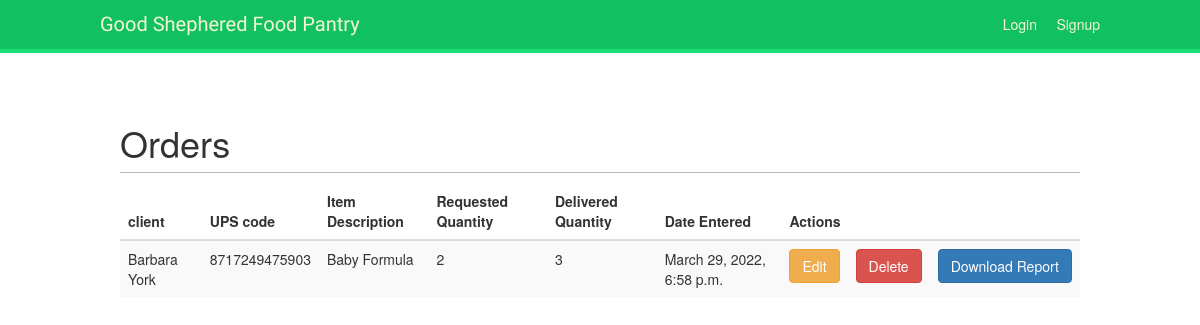
/account/order_list, run on the app's committed database.
### account/models.py (models this page shows, shortened)
class Order(models.Model):
    client = models.ForeignKey(Client, on_delete=models.CASCADE)
    UPScode = models.ForeignKey(Inventory, on_delete=models.CASCADE, related_name='inventory_UPScode')
    item_description = models.ForeignKey(Inventory, on_delete=models.CASCADE, related_name='inventory_item_description')
    request_quantity = models.IntegerField(blank=False, null=False)
    delivered_quantity = models.IntegerField(blank=False, null=False)
    date = models.ForeignKey(Visit, on_delete=models.CASCADE)
    created_date = models.DateTimeField(default=timezone.now)

class Client(models.Model):
    first_name = models.CharField(max_length=50, blank=False, null=False)
    last_name = models.CharField(max_length=50, blank=False, null=False)
    date_of_birth = models.DateField(blank=False, null=False)
    gender = models.CharField(max_length=20, blank=False, null=False)
    address = models.CharField(max_length=100, blank=False, null=False)
    city = models.CharField(max_length=50, blank=False, null=False)
    state = models.CharField(max_length=2, blank=False, null=False)
    zip = models.CharField(max_length=5, blank=False, null=False)
    email = models.EmailField()
    phone = models.CharField(max_length=10)
    referred_by = models.CharField(max_length=1000)
    reffered_to = models.CharField(max_length=1000)
    created_date = models.DateTimeField(default=timezone.now)

class Inventory(models.Model):
    UPScode = models.CharField(max_length=15)
    item_description = models.CharField(max_length=100)
    total_quantity = models.IntegerField(blank=False, null=False)
    created_date = models.DateTimeField(default=timezone.now)

class Visit(models.Model):
    visit_note = models.CharField(max_length=2000)
    client = models.ForeignKey(Client, on_delete=models.CASCADE)
    created_date = models.DateTimeField(default=timezone.now)

### account/views.py (the view)
# urls.py: path('order_list', views.order_list, name='order_list'),
def order_list(request):
    order = Order.objects.filter(created_date__lte=timezone.now())
    return render(request, 'crm/order_list.html', {'order': order})

### account/templates/crm/order_list.html (shortened to what this page needs)
{% extends "base.html" %}
{% block content %}
    <h1>Orders</h1>
    <table class="table table-striped">
        <thead>
            <tr>
                <th>client</th>
                <th>UPS code</th>
                <th>Item Description</th>
                <th>Requested Quantity</th>
                <th>Delivered Quantity</th>
                <th>Date Entered</th>
                <th colspan="3">Actions</th>
            </tr>
        </thead>
        <tbody>
        {% for order in order %}
            <tr>
                <td>{{ order.client.first_name }} {{ order.client.last_name }}</td>
                <td>{{ order.UPScode.UPScode }}</td>
                <td>{{ order.item_description.item_description }}</td>
                <td>{{ order.request_quantity }}</td>
                <td>{{ order.delivered_quantity }}</td>
                <td>{{ order.date.created_date }}</td>
                <td><a href="{% url "order_edit" pk=order.pk %}" class="btn btn-warning">Edit</a></td>
                <td><a href="{% url "order_delete" pk=order.pk %}" onclick="return confirm('Are you sure you want to delete?')" class="btn btn-danger">Delete</a></td>
                <td><a href="" class="btn btn-primary">Download Report</a></td>
            </tr>
        {% endfor %}
        </tbody>
    </table>
{% endblock %}

### account/static/css/base.css (style rules this page uses)
body { margin:0; padding:0; font-family:helvetica, sans-serif; }
a { color:#12c064; text-decoration:none; }
h1, h2, h3, h4, h5 , h6 { font-family: 'Muli', sans-serif; font-weight:normal; }
h1 { border-bottom:1px solid #bbb; padding:0 0 10px 0; margin:10px 0 20px 0; }

### data on the page
Order: client.first_name "Barbara", client.last_name "York", UPScode.UPScode "8717249475903", item_description.item_description "Baby Formula", request_quantity "2", delivered_quantity "3", date.created_date "March 29, 2022, 6:58 p.m."
